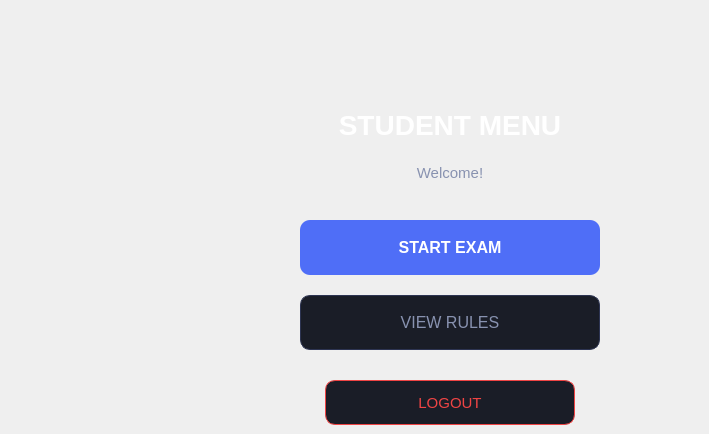
    <widget class="QWidget" name="page_student_menu">
     <widget class="QLabel" name="label_student_menu_title">
      <property name="geometry"><rect><x>200</x><y>100</y><width>500</width><height>50</height></rect></property>
      <property name="styleSheet"><string notr="true">QLabel { color: white; font-size: 28px; font-weight: bold; background-color: transparent; }</string></property>
      <property name="text"><string>STUDENT MENU</string></property>
      <property name="alignment"><set>Qt::AlignCenter</set></property>
     </widget>
     <widget class="QLabel" name="label_welcome">
      <property name="geometry"><rect><x>200</x><y>158</y><width>500</width><height>30</height></rect></property>
      <property name="styleSheet"><string notr="true">QLabel { color: #8892b0; font-size: 15px; background-color: transparent; }</string></property>
      <property name="text"><string>Welcome!</string></property>
      <property name="alignment"><set>Qt::AlignCenter</set></property>
     </widget>
     <widget class="QPushButton" name="btn_start_exam">
      <property name="geometry"><rect><x>300</x><y>220</y><width>300</width><height>55</height></rect></property>
      <property name="styleSheet"><string notr="true">QPushButton { background-color: #4f6ef7; color: white; border-radius: 10px; font-size: 16px; font-weight: bold; } QPushButton:hover { background-color: #3d5ce0; }</string></property>
      <property name="text"><string>START EXAM</string></property>
     </widget>
     <widget class="QPushButton" name="btn_view_rules">
      <property name="geometry"><rect><x>300</x><y>295</y><width>300</width><height>55</height></rect></property>
      <property name="styleSheet"><string notr="true">QPushButton { background-color: #1a1d27; color: #8892b0; border-radius: 10px; border: 1px solid #2d3452; font-size: 16px; } QPushButton:hover { background-color: #22263a; color: white; }</string></property>
      <property name="text"><string>VIEW RULES</string></property>
     </widget>
     <widget class="QPushButton" name="btn_student_logout">
      <property name="geometry"><rect><x>325</x><y>380</y><width>250</width><height>45</height></rect></property>
      <property name="styleSheet"><string notr="true">QPushButton { background-color: #1a1d27; color: #ef4444; border-radius: 10px; border: 1px solid #ef4444; font-size: 15px; } QPushButton:hover { background-color: #2a1010; }</string></property>
      <property name="text"><string>LOGOUT</string></property>
     </widget>
    </widget>
